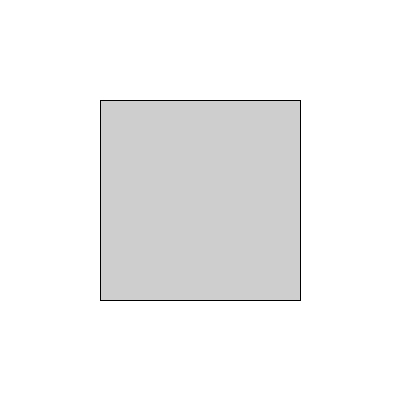
Frame 1 (no input)
Frame 60 (the mouse pressed at the canvas centre just before this capture): identical to frame 1, image omitted
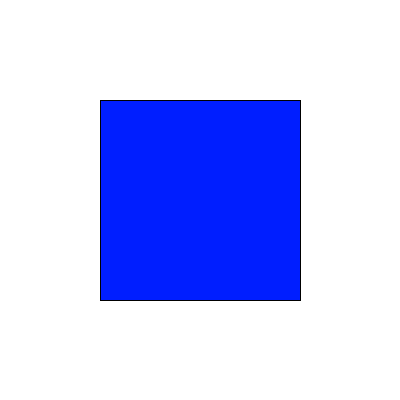
Frame 120 (the mouse held since frame 60 and released just before this capture)

The Processing sketch that drew these frames (run headless with seeded random() and noise(); from frame 60 on, the mouse is pressed at the canvas centre):

// Processing sketch: processing_100945
// ── processing_100945.pde

//Day 9 Q5
color  fColor;//四角形の塗りつぶし色を保存している変数
void  setup(){
  size(400,400);
  rectMode(CENTER);
  colorMode(HSB,359,99,99);
  fColor  =  color(0,0,80);
}

void  draw(){
  background(0,0,99);
  stroke(0);
  fill(fColor);
  rect(width/2,height/2,width/2,height/2);
}

void mousePressed(){
    fColor = color(random(359),99,99);
}

void mouseReleased(){
    fColor =  color(0,0,80);
}
